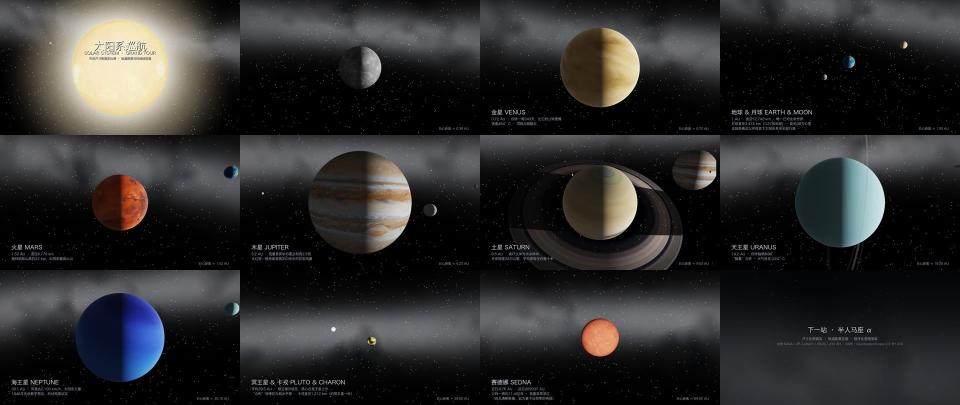
#> input picture video/poster.jpg, 1920 x 810 px (shown at 1/2 size)
$ python -i solar_tour.py   (imports and definitions only)
#> lines starting #> are read from the running program, lines starting #| are printed output that depends on the picture
#!/usr/bin/env python3
# -*- coding: utf-8 -*-
"""
太阳系巡航 · Solar System Grand Tour  (程序化逐帧渲染)
飞行器视角：太阳→水星→金星→地球/月球→火星→木星→土星→天王星→
海王星→冥王星/卡戎→赛德娜→望向比邻星与星空。
物理设定：太阳为唯一点光源（相位自动正确）；天体尺寸真实比例（太阳例外，已声明）；
轨道距离幂律压缩；星空程序化生成（银河带经过半人马座方向，与事实一致）。
"""
import numpy as np, os, sys, math, time, wave, subprocess, shutil
from PIL import Image, ImageDraw, ImageFont, ImageFilter

BASE = os.path.dirname(os.path.abspath(__file__))
TEX  = os.path.join(BASE, 'textures')
OUTF = os.path.join(BASE, 'frames')
PREV = os.path.join(BASE, 'preview')
VID  = os.path.join(BASE, 'video')
SKYCACHE = os.path.join(BASE, 'sky.npz')

def _find_ffmpeg():
    exe = os.environ.get('FFMPEG') or shutil.which('ffmpeg')
    if not exe:
        try:
            import imageio_ffmpeg; exe = imageio_ffmpeg.get_ffmpeg_exe()
        except Exception:
            raise SystemExit('未找到 ffmpeg：请将其加入 PATH，或 pip install imageio-ffmpeg')
    return exe
# [1 line that did not run here, left out]

W, H = 1920, 1080
FPS  = 24
DUR  = 96.0          # 统一时间轴：每颗行星四段式（接近-特写-停留-离开）
DUR_OUT = DUR
NFRAMES = int(DUR_OUT*FPS)  # 2304

def old_time(tn):
    return tn
SEED = 20261024

# ---------------------------------------------------------------- 基础工具
def normalize(v):
    v = np.asarray(v, np.float64); return v/(np.linalg.norm(v)+1e-12)

def rot_x(a):
    c,s = math.cos(a), math.sin(a); return np.array([[1,0,0],[0,c,-s],[0,s,c]])
def rot_z(a):
    c,s = math.cos(a), math.sin(a); return np.array([[c,-s,0],[s,c,0],[0,0,1]])

# [9 lines left out: function catmull_rom, not called in this run]

def cr_scalar(ts, vals, t):
    return catmull_rom(ts, np.asarray(vals,float)[:,None], t)[0]

_HERM_M = {}
# [125 lines left out: functions hermite_limited, fbm_2d, fbm_1d, craterize, make_moon_tex, make_pluto and 2 more, not called in this run]

def make_ceres():
    return make_moon_tex([0.52,0.50,0.47], 101, 700, 0.55, 6, 0.2)

# [32 lines left out: functions make_sunproc, make_ring_profile, load_tex, not called in this run]

# ---------------------------------------------------------------- 场景几何
RSCALE = 60.0
RSUN   = 6.0     # 真实应为 109 地球半径，压缩（片头已声明）

def orbit_pos(AU, lam, z=0.0):
    r = RSCALE*AU**0.45
    return np.array([r*math.cos(lam), r*math.sin(lam), z])

LAM = dict(mercury=0.35, venus=0.72, earth=1.10, mars=1.52, jupiter=2.55,
           saturn=3.00, uranus=3.42, neptune=3.85, pluto=4.25, sedna=4.65)
POS = dict(
    sun    = np.array([0.,0.,0.]),
    mercury= orbit_pos(0.387,LAM['mercury'], 0.40),
    venus  = orbit_pos(0.723,LAM['venus'],  -0.45),
    earth  = orbit_pos(1.000,LAM['earth'],   0.30),
    mars   = orbit_pos(1.524,LAM['mars'],   -0.55),
    jupiter= orbit_pos(5.203,LAM['jupiter'], 0.50),
    saturn = orbit_pos(9.537,LAM['saturn'], -0.65),
    uranus = orbit_pos(19.19,LAM['uranus'],  0.40),
    neptune= orbit_pos(30.07,LAM['neptune'],-0.45),
    pluto  = orbit_pos(39.5, LAM['pluto'],   4.0),
    sedna  = orbit_pos(84.0, LAM['sedna'],  -3.5),
)
MOON_OFF = POS['earth'] + np.array([-9.5,5.5,2.2])
CHARON_R = 1.55
PLUTO_DIR = normalize(POS['pluto']-POS['neptune'])
PROX_DIR  = normalize(POS['sedna'])     # 比邻星方向（终段航向）

class Body:
    __slots__ = ('name','pos','radius','tex','axis','e1','e2','lon0','rot',
                 'ring','atmo','night','clouds','limbdark','kind','posfn','gain')
    # [9 lines left out: function __init__, not called in this run]
    def center(s,t): return s.posfn(t) if s.posfn is not None else s.pos

# [168 lines left out: functions build_bodies, kelvin_rgb, build_sky, build_belt, not called in this run]

# ---------------------------------------------------------------- 相机路径
def tangent(p):
    r = normalize(np.array([p[0],p[1],0.0])); return np.cross([0,0,1.0],r)

# [125 lines left out: function build_path, not called in this run]

AU_KEY_T = [0,2.8,5.6,8,10.2,12.4,14.6,16.8,18.8,20.2,22,24,26.2,28.2,29.4,31,
            32.6,34.2,35.6,37.4,39.6,42.2,44.6,46.4,48.6,50.6,52.6,55,57,59,
            61,62.8,64.2,66,67.8,69.6,71,72.8,74.8,76.2,77.8,79.6,80.8,85.4,87,90.5,93.5,96]
AU_KEY_V = [0.02,0.02,0.05,0.39,0.39,0.39,0.39,0.72,0.72,0.72,0.72,1.0,1.0,1.0,1.0,1.0,
            1.52,1.52,1.52,1.52,2.7,3.5,5.2,5.2,5.2,5.2,9.5,9.5,9.5,9.5,
            19.2,19.2,19.2,19.2,30.1,30.1,30.1,30.1,39.5,39.5,39.5,39.5,84,84,84,84,84,84]

# ---------------------------------------------------------------- 渲染
# [10 lines left out: function sample_equirect, not called in this run]

VIG = None
# [7 lines left out: function vig_mask, not called in this run]

def aces(x):
    a,b,c,d,e = 2.51,0.03,2.43,0.59,0.14
    return np.clip(x*(a*x+b)/(x*(c*x+d)+e),0,1)**(1/2.2)

def post_process(img):
    x = img.astype(np.float32)
    hi = np.clip(img.max(-1)-1.02,0,None)
    if hi.max() > 0.01:
        im = Image.fromarray(np.clip(hi*120,0,255).astype(np.uint8))
        im = im.resize((W//4,H//4),Image.BILINEAR).filter(ImageFilter.GaussianBlur(5))
        im = im.resize((W,H),Image.BILINEAR).filter(ImageFilter.GaussianBlur(2))
        x = x + (np.asarray(im,np.float32)/255.0)[...,None]*0.20
    x = aces(x*1.02)
    x *= vig_mask()
    x += np.random.normal(0,0.0028,x.shape).astype(np.float32)
    return np.clip(x*255+0.5,0,255).astype(np.uint8)

class Renderer:
    # [399 lines left out: functions __init__, camera, render, sky_background, draw_stars, draw_special_star and 6 more, not called in this run]

CAPTIONS = [
    (0.7,3.8,('太阳系巡航','SOLAR SYSTEM · GRAND TOUR','天体尺寸按真实比例 · 轨道距离与时间经压缩'),'title'),
    (4.2,7.4,('太阳 SUN','直径139万公里 · 占太阳系总质量99.86%','阳光到达地球需8分20秒'),'name'),
    (8.4,13.8,('水星 MERCURY','0.39 AU · 直径4,879 km','无大气，昼夜温差超过600°C'),'name'),
    (17.0,21.6,('金星 VENUS','0.72 AU · 自转一周243天，比它的公转更慢','表面464°C · 顶层为硫酸云'),'name'),
    (24.2,30.6,('地球 & 月球 EARTH & MOON','1 AU · 直径12,742 km · 唯一已知生命世界','月球直径3,474 km（0.27倍地球）· 距地38万公里','这段距离足以并排放下太阳系其余全部行星'),'name'),
    (32.8,37.2,('火星 MARS','1.52 AU · 直径6,779 km','奥林帕斯山高约22 km，太阳系最高火山'),'name'),
    (43.0,50.4,('木星 JUPITER','5.2 AU · 质量是其余行星总和的2.5倍','大红斑：被持续观测350余年的巨型风暴'),'name'),
    (52.8,58.6,('土星 SATURN','9.5 AU · 星环主体为水冰碎块','环系跨度28万公里，平均厚度仅约数十米'),'name'),
    (61.2,65.6,('天王星 URANUS','19.2 AU · 自转轴倾斜98°','“躺着”公转 · 大气低至-224°C'),'name'),
    (68.0,72.2,('海王星 NEPTUNE','30.1 AU · 风速达2,100 km/h，太阳系之最','1846年先由数学预言、后经观测证实'),'name'),
    (74.8,79.4,('冥王星 & 卡戎 PLUTO & CHARON','平均39.5 AU · 相互潮汐锁定，质心在冥王星之外','“心形”汤博区为氮冰平原 · 卡戎直径1,212 km（约冥王星一半）'),'name'),
    (80.6,85.2,('赛德娜 SEDNA','近日点76 AU · 远日点约937 AU','公转一周约11,400年 · 表面异常深红','（尚无清晰影像，此为基于反照率的再现）'),'name'),
    (87.5,92.4,('眺望比邻星方向 · TOWARD PROXIMA','4.24光年外的M5.5红矮星，直径约为太阳的1/7','太暗，肉眼不可见——它就藏在这片星海之中','已确认位于宜居带的行星“比邻星b”'),'name'),
]
END_CARD = ('下一站 · 半人马座 α',
            '尺寸比例真实 · 轨道距离压缩 · 程序化逐帧渲染',
            '纹理 NASA / JPL-Caltech / USGS / JHU APL·SWRI / SolarSystemScope (CC BY 4.0)')

def _ctext(d,cx,y,s,font,col,shadow=2):
    if shadow: d.text((cx+shadow,y+shadow),s,font=font,fill=(0,0,0,min(160,col[-1])),anchor='ma')
    d.text((cx,y),s,font=font,fill=col,anchor='ma')
def _ltext(d,x,y,s,font,col,shadow=2):
    if shadow: d.text((x+shadow,y+shadow),s,font=font,fill=(0,0,0,min(160,col[-1])),anchor='la')
    d.text((x,y),s,font=font,fill=col,anchor='la')

# [45 lines left out: function draw_captions, not called in this run]

# ---------------------------------------------------------------- 主流程
G = {}
# [19 lines left out: functions worker_init, render_frame, not called in this run]

def do_frame(fi):
    render_frame(fi).save(os.path.join(OUTF,f'{fi:05d}.jpg'),quality=93)

# [73 lines left out: functions cmd_preview, cmd_render, cmd_audio, cmd_encode, cmd_sky, not called in this run]

# [10 lines not run here, left out]

>>> import cv2
>>> picture = cv2.imread('video/poster.jpg', cv2.IMREAD_GRAYSCALE)
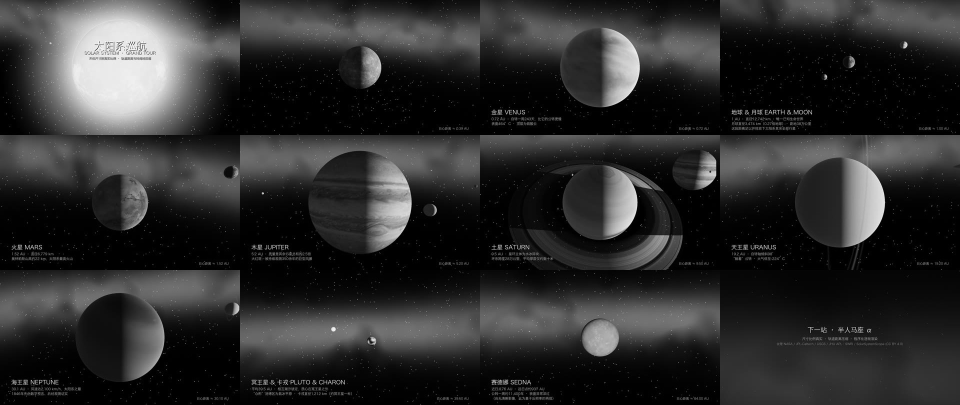
#> picture: shape (810, 1920) (shown at 1/2 size); min 0, max 255, mean 44.8
>>> result = post_process(picture)
#> in post_process, `hi = np.clip(img.max(-1)-1.02,0,None)`: hi = 810 values, max 254 at index 82, min 81.98 at index 539, mean 191.8
#> in post_process, `im = im.resize((W//4,H//4),Image.BILINEAR).filter(ImageFilter.Gaussian..`: im: PIL image 480x270 L; every value is 255
#> in post_process, `im = im.resize((W,H),Image.BILINEAR).filter(ImageFilter.GaussianBlur(2))`: im: PIL image 1920x1080 L; every value is 255
#> (the run stopped early here; a loop or call above may not have finished)
